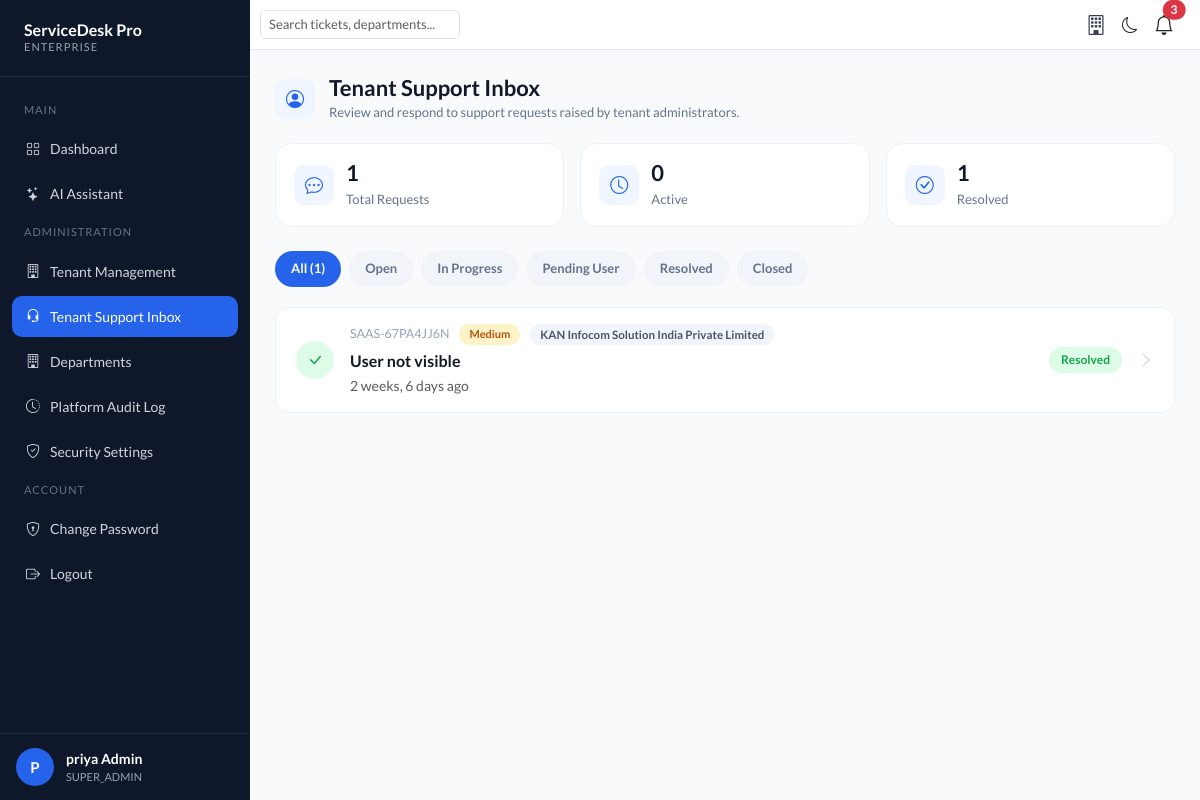
/tenant-support/ (signed in), run on the app's committed database.
### accounts/models.py (models this page shows, shortened)
class User(AbstractUser):
    ROLE_CHOICES = (
        ('SUPER_ADMIN', 'Super Admin'),
        ('ADMIN', 'Admin'),
        ('AGENT', 'Agent'),
        ('EMPLOYEE', 'Employee'),
    )
    email = models.EmailField(unique=True)
    role = models.CharField(
        max_length=20,
        choices=ROLE_CHOICES,
        default='EMPLOYEE'
    )
    phone = models.CharField(
        max_length=15,
        blank=True,
        null=True
    )
    profile_image = models.ImageField(
        upload_to='profile_images/',
        blank=True,
        null=True
    )
    department = models.ForeignKey(
        'departments.Department',
        on_delete=models.SET_NULL,
        blank=True,
        null=True
    )
    tenant = models.ForeignKey(
        'tenants.Tenant',
        on_delete=models.SET_NULL,
        blank=True,
        null=True,
        related_name='users'
    )
    is_locked = models.BooleanField(
        default=False
    )
    failed_login_attempts = models.PositiveIntegerField(
        default=0
    )
    locked_at = models.DateTimeField(
        null=True,
        blank=True
    )
    USERNAME_FIELD = 'email'
    REQUIRED_FIELDS = ['username']

### tenant_support/models.py (models this page shows, shortened)
class SupportRequest(models.Model):
    PRIORITY_CHOICES = (
        ('LOW', 'Low'),
        ('MEDIUM', 'Medium'),
        ('HIGH', 'High'),
        ('CRITICAL', 'Critical'),
    )
    STATUS_CHOICES = (
        ('OPEN', 'Open'),
        ('IN_PROGRESS', 'In Progress'),
        ('PENDING_USER', 'Pending User'),
        ('RESOLVED', 'Resolved'),
        ('CLOSED', 'Closed'),
    )
    ticket_number = models.CharField(max_length=20, unique=True, default=generate_ticket_number, editable=False)
    tenant = models.ForeignKey(Tenant, on_delete=models.CASCADE, related_name='support_requests')
    department = models.ForeignKey(
        'departments.Department',
        on_delete=models.SET_NULL,
        null=True,
        blank=True,
        related_name='support_requests'
    )
    raised_by = models.ForeignKey(
        settings.AUTH_USER_MODEL,
        on_delete=models.SET_NULL,
        null=True,
        blank=True,
        related_name='raised_support_requests'
    )
    subject = models.CharField(max_length=255)
    description = models.TextField()
    priority = models.CharField(max_length=10, choices=PRIORITY_CHOICES, default='MEDIUM')
    status = models.CharField(max_length=20, choices=STATUS_CHOICES, default='OPEN')
    created_at = models.DateTimeField(auto_now_add=True)
    updated_at = models.DateTimeField(auto_now=True)
    class Meta:
        ordering = ['-created_at']

### tenants/models.py (models this page shows, shortened)
class Tenant(models.Model):
    PLAN_CHOICES = (
        ('TRIAL', 'Trial'),
        ('STARTER', 'Starter'),
        ('PROFESSIONAL', 'Professional'),
        ('ENTERPRISE', 'Enterprise'),
    )
    name = models.CharField(max_length=150)
    slug = models.SlugField(max_length=180, unique=True, blank=True)
    plan = models.CharField(max_length=20, choices=PLAN_CHOICES, default='TRIAL')
    is_active = models.BooleanField(default=True)
    max_users = models.PositiveIntegerField(null=True, blank=True)  # null = unlimited
    notes = models.TextField(blank=True)
    trial_ends_at = models.DateField(null=True, blank=True)
    created_at = models.DateTimeField(auto_now_add=True)
    class Meta:
        ordering = ['-created_at']

### tenant_support/views.py (the view)
# urls.py: path('', support_inbox, name='support_inbox'),
@login_required
def support_inbox(request):
    if not _is_super_admin(request.user):
        return redirect('dashboard')
    requests_qs = SupportRequest.objects.select_related('tenant').all()
    status = request.GET.get("status")
    if status:
        requests_qs = requests_qs.filter(status=status)
    context = {
        "requests": requests_qs,
        "total_requests": SupportRequest.objects.count(),
        "active_count": SupportRequest.objects.filter(
            status__in=['OPEN', 'IN_PROGRESS', 'PENDING_USER']
        ).count(),
        "resolved_count": SupportRequest.objects.filter(status='RESOLVED').count(),
        "current_status": status or "",
        "status_choices": SupportRequest.STATUS_CHOICES,
    }
    return render(request, "tenant_support_inbox.html", context)

### tenant_support/views.py (called while the page is built)
def _is_super_admin(user):
    return user.role == 'SUPER_ADMIN'

### tickets/context_processors.py (called while the page is built)
def notification_context(request):
    if request.user.is_authenticated:
        notifications = Notification.objects.filter(
            user=request.user
        )[:5]
        unread_count = Notification.objects.filter(
            user=request.user,
            is_read=False
        ).count()
        return {
            "notifications": notifications,
            "unread_notifications": unread_count
        }
    return {}

### templates/tenant_support_inbox.html (shortened to what this page needs)
{% extends 'base.html' %}
{% block content %}
<div class="support-page">
    <div class="page-header">
        <div class="page-header-icon"><i class="bi bi-person-circle"></i></div>
        <div>
            <h2 class="page-title">Tenant Support Inbox</h2>
            <p class="page-subtitle">Review and respond to support requests raised by tenant administrators.</p>
        </div>
    </div>
    <div class="row g-3 mb-4">
        <div class="col-md-4 col-6">
            <div class="summary-card">
                <div class="summary-icon"><i class="bi bi-chat-dots"></i></div>
                <div><h3>{{ total_requests }}</h3><span>Total Requests</span></div>
            </div>
        </div>
        <div class="col-md-4 col-6">
            <div class="summary-card">
                <div class="summary-icon"><i class="bi bi-clock"></i></div>
                <div><h3>{{ active_count }}</h3><span>Active</span></div>
            </div>
        </div>
        <div class="col-md-4 col-6">
            <div class="summary-card">
                <div class="summary-icon"><i class="bi bi-check-circle"></i></div>
                <div><h3>{{ resolved_count }}</h3><span>Resolved</span></div>
            </div>
        </div>
    </div>
    <div class="status-tabs">
        <a href="{% url 'support_inbox' %}" class="status-tab-link {% if not current_status %}active{% endif %}">
            All ({{ total_requests }})
        </a>
        {% for value, label in status_choices %}
        <a href="?status={{ value }}" class="status-tab-link {% if current_status == value %}active{% endif %}">
            {{ label }}
        </a>
        {% endfor %}
    </div>
    {% for req in requests %}
    <a href="{% url 'support_detail' req.id %}" class="request-card status-{{ req.status|lower }}">
        <div class="request-status-icon">
            {% if req.status == 'RESOLVED' %}
            <i class="bi bi-check-lg"></i>
            {% elif req.status == 'CLOSED' %}
            <i class="bi bi-x-lg"></i>
            {% else %}
            <i class="bi bi-chat-dots"></i>
            {% endif %}
        </div>
        <div class="flex-grow-1">
            <div class="request-meta">
                <span>{{ req.ticket_number }}</span>
                <span class="priority-badge priority-{{ req.priority|lower }}">{{ req.get_priority_display }}</span>
                <span class="tenant-chip">{{ req.tenant.name }}</span>
            </div>
            <div class="request-subject">{{ req.subject }}</div>
            <div class="text-muted small">{{ req.created_at|timesince }} ago</div>
        </div>
        <span class="request-status-badge">{{ req.get_status_display }}</span>
        <i class="bi bi-chevron-right request-arrow"></i>
    </a>
    {% empty %}
    <div class="empty-state">
        <i class="bi bi-inbox"></i>
        <h5>No support requests</h5>
        <p>Tenant admins haven't raised any support requests yet.</p>
    </div>
    {% endfor %}
</div>
{% endblock %}

### templates/base.html (shortened to what this page needs)
<!DOCTYPE html>
<html lang="en">
<head>
    <link href="https://cdn.jsdelivr.net/npm/bootstrap@5.3.3/dist/css/bootstrap.min.css" rel="stylesheet">
    <link rel="stylesheet" href="https://cdn.jsdelivr.net/npm/bootstrap-icons@1.11.3/font/bootstrap-icons.min.css">
    {% load static %}
    <link rel="stylesheet" href="{% static 'css/style.css' %}">
</head>
<body>
<div class="sidebar">
    <div class="logo">
        <h3>ServiceDesk Pro</h3>
        <p>ENTERPRISE</p>
    </div>
    <div class="menu">
        <div class="menu-title">Main</div>
        <a href="{% url 'dashboard' %}">
            <i class="bi bi-grid"></i> Dashboard
        </a>
        <a href="{% url 'ai_assistant' %}">
            <i class="bi bi-stars"></i> AI Assistant
        </a>
        {% if request.user.role == 'ADMIN' or request.user.role == 'SUPER_ADMIN' %}
        <div class="menu-title">Administration</div>
        {% if request.user.role == 'SUPER_ADMIN' %}
        <a href="{% url 'tenant_list' %}">
            <i class="bi bi-building"></i> Tenant Management
        </a>
        <a href="{% url 'support_inbox' %}">
            <i class="bi bi-headset"></i> Tenant Support Inbox
        </a>
        <a href="{% url 'department_list' %}">
            <i class="bi bi-building"></i> Departments
        </a>
        {% endif %}
        {% if request.user.role == 'SUPER_ADMIN' %}
        <a href="{% url 'platform_audit_log' %}">
            <i class="bi bi-clock-history"></i> Platform Audit Log
        </a>
        {% endif %}
        <a href="{% url 'security_settings' %}">
            <i class="bi bi-shield-check"></i> Security Settings
        </a>
        {% endif %}
        <div class="menu-title">Account</div>
        <a href="{% url 'change_password' %}">
            <i class="bi bi-shield-lock"></i> Change Password
        </a>
        <a href="{% url 'logout' %}">
            <i class="bi bi-box-arrow-right"></i> Logout
        </a>
    </div>
   <div class="sidebar-footer">
        <div class="avatar">
            {{ request.user.first_name|first|default:"U"|upper }}
        </div>
        <div class="user-box">
            <strong>
                {{ request.user.first_name }} {{ request.user.last_name }}
            </strong>
            <span>
                {{ request.user.role }}
            </span>
        </div>
    </div>
</div>
<div class="content">
    <div class="navbar-custom">
        <div class="d-flex justify-content-between align-items-center h-100 w-100">
            <div class="d-flex align-items-center" style="min-width:0;">
                <div class="search-box" title="Search Everything (tickets, KB, users...)" data-bs-toggle="tooltip">
                    <input type="text" id="openSearch" class="form-control"
                           placeholder="Search tickets, departments..." readonly>
                </div>
            </div>
            <div class="d-flex align-items-center">
                {% if request.user.role == 'EMPLOYEE' %}
                <a href="{% url 'my_tickets' %}" class="text-decoration-none me-3 nav-shortcut-icon"
                   title="My Tickets" data-bs-toggle="tooltip">
                    <i class="bi bi-ticket fs-5"></i>
                </a>
                {% elif request.user.role == 'AGENT' %}
                <a href="{% url 'assigned_tickets' %}" class="text-decoration-none me-3 nav-shortcut-icon"
                   title="Assigned Tickets" data-bs-toggle="tooltip">
                    <i class="bi bi-ticket-perforated fs-5"></i>
                </a>
                {% elif request.user.role == 'ADMIN' %}
                <a href="{% url 'all_tickets' %}" class="text-decoration-none me-3 nav-shortcut-icon"
                   title="All Tickets" data-bs-toggle="tooltip">
                    <i class="bi bi-ticket-detailed fs-5"></i>
                </a>
                {% elif request.user.role == 'SUPER_ADMIN' %}
                <a href="{% url 'tenant_list' %}" class="text-decoration-none me-3 nav-shortcut-icon"
                   title="Tenant Management" data-bs-toggle="tooltip">
                    <i class="bi bi-building fs-5"></i>
                </a>
                {% endif %}
                <i id="themeToggle"
                   class="bi bi-moon me-3"
                   style="cursor:pointer;"
                   title="Toggle Dark / Light Mode" data-bs-toggle="tooltip"></i>
                <div class="dropdown me-3">
                    <button class="btn p-0 border-0 bg-transparent position-relative" type="button"
                        data-bs-toggle="dropdown" aria-expanded="false" title="Notifications">
                        <i class="bi bi-bell fs-5"></i>
                        {% if unread_notifications > 0 %}
                        <span class="position-absolute top-0 start-100 translate-middle badge rounded-pill bg-danger">
                            {{ unread_notifications }}
                        </span>
                        {% endif %}
                    </button>
                </div>
            </div>
        </div>
    </div>
    <div class="page-content">
        {% block content %}
        {% endblock %}
    </div>
</div>
</body>
</html>

### static/css/style.css (style rules this page uses)
* { box-sizing:border-box; }
html, body { max-width:100%; overflow-x:hidden; }
.card, .kpi-card, .table-card, .chart-card, .page-content, .modal-body { max-width:100%; word-wrap:break-word; overflow-wrap:break-word; }

### templates/base.html (style rules this page uses)
body { margin:0; background:#f8fafc; font-family:'Lato',-apple-system,BlinkMacSystemFont,'Segoe UI',sans-serif !important; -webkit-font-smoothing:antialiased; -moz-osx-font-smoothing:grayscale; }
body, body * { font-family:'Lato',-apple-system,BlinkMacSystemFont,'Segoe UI',sans-serif; }
.sidebar { width:250px; height:100vh; position:fixed; left:0; top:0; background:#0f172a; color:white; display:flex; flex-direction:column; overflow:hidden; }
.logo { padding:20px 24px; border-bottom:1px solid rgba(255,255,255,.08); }
.logo h3 { margin:0; font-size:16px; font-weight:700; color:white; }
.logo p { margin:0; font-size:11px; color:#9ca3af; letter-spacing:1px; }
.menu { padding:15px 12px; flex:1 1 auto; overflow-y:auto; overflow-x:hidden; }
.menu-title { font-size:11px; color:#6b7280; text-transform:uppercase; letter-spacing:1px; margin:10px 12px; }
.menu a { display:flex; align-items:center; gap:10px; padding:10px 14px; margin-bottom:4px; font-size:14px; font-weight:500; color:#d1d5db; text-decoration:none; border-radius:10px; transition:.2s; }
.menu a.active { background:#2563eb; color:white; }
.user-box { display:flex; flex-direction:column; gap:0; }
.user-box strong { color:#ffffff; font-size:14px; font-weight:600; }
.user-box span { color:#9ca3af; font-size:11px; text-transform:uppercase; }
.sidebar-footer { flex-shrink:0; padding:14px 16px; border-top:1px solid rgba(255,255,255,.08); display:flex; align-items:center; gap:12px; }
.avatar { width:38px; height:38px; border-radius:50%; background:#2563eb; color:white; display:flex; align-items:center; justify-content:center; font-size:15px; font-weight:600; }
.content { margin-left:250px; }
.navbar-custom { background:white; height:50px; border-bottom:1px solid #e2e8f0; padding:0 10px; }
.page-content { padding:25px; }
.search-box { width:200px; min-width:200px; flex-shrink:0; }
.search-box input { width:100%; border-radius:5px; font-size:13px; padding:4px 8px; }
.nav-shortcut-icon { color:#374151 !important; }

### data on the page
User: user.first_name|first "P", user.first_name "priya Admin", user.role "SUPER_ADMIN"
SupportRequest: ticket_number "SAAS-67PA4JJ6N", priority "Medium", tenant.name "KAN Infocom Solution India Private Limited", subject "User not visible", created_at "2 weeks, 6 days", status "Resolved"

### other printed values
{{ unread_notifications }} "3"
{{ total_requests }} "1"
{{ active_count }} "0"
{{ resolved_count }} "1"
{{ label }} "Open" "In Progress" "Pending User" "Resolved" "Closed"
